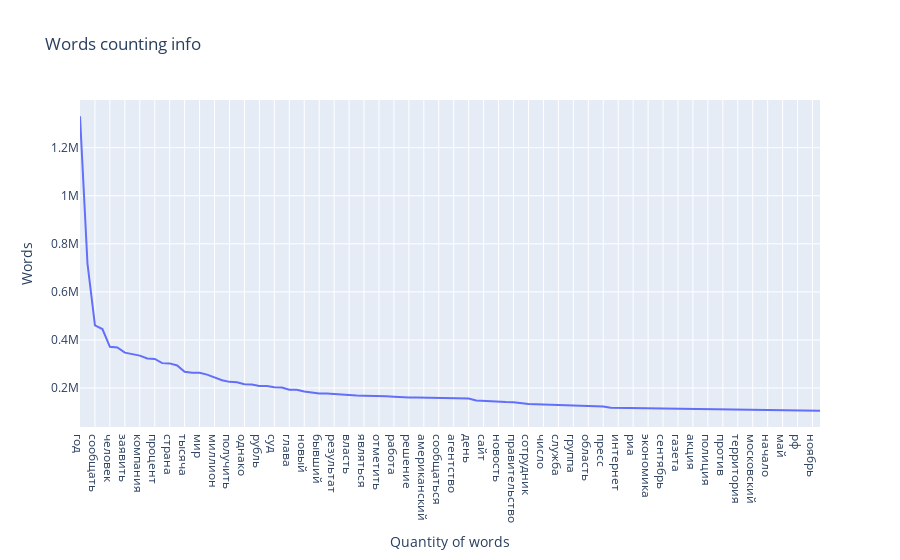

The notebook cell saved with this chart:
### Markdown cell above
## Статистика по словам в датасете.
Полная статистика по употребляемым словам в датасете приведена в графике ниже.

### Code cell
trace = go.Scatter(x=dr['0'][:100], y=dr['1'][:100])

datas = [trace]
layout = go.Layout(barmode = "group", title='Words counting info',
                   xaxis= dict(title= "Quantity of words",ticklen= 5,zeroline= False), 
                   yaxis= dict(title= "Words",ticklen= 5,zeroline= False))
fig = go.Figure(data = datas, layout = layout)

offline.iplot(fig, validate=False)

### Figure 1 — Plotly figure (JSON) as saved in the notebook; plotly's stock layout.template omitted (floating-point values rounded to 4 significant figures)
{"data": [{"type": "scatter", "x": ["год", "россия", "сообщать", "также", "человек", "время", "заявить", "российский", "компания", "стать", "процент", "президент", "страна", "слово", "тысяча", "сша", "мир", "доллар", "миллион", "дело", "получить", "москва", "однако", "украина", "рубль", "ранее", "суд", "сообщить", "глава", "представитель", "новый", "место", "бывший", "город", "результат", "находиться", "власть", "должный", "являться", "около", "отметить", "данные", "работа", "министр", "решение", "миллиард", "американский", "несколько", "сообщаться", "информация", "агентство", "дом", "день", "военный", "сайт", "принять", "новость", "самый", "правительство", "произойти", "сотрудник", "кроме", "число", "проект", "служба", "последний", "группа", "дать", "область", "организация", "пресс", "летний", "интернет", "часть", "риа", "март", "экономика", "задержать", "сентябрь", "издание", "газета", "провести", "акция", "рассказать", "полиция", "сказать", "против", "пока", "территория", "декабрь", "московский", "октябрь", "начало", "самолёт", "май", "отношение", "рф", "ссылка", "ноябрь", "владимир"], "y": [1330489, 718121, 460883, 445267, 371259, 368943, 347297, 340010, 334833, 322794, 320781, 303478, 302380, 294026, 267601, 263080, 262970, 255678, 243776, 232474, 225493, 224083, 215366, 214179, 208722, 208534, 203428, 202414, 193064, 193008, 185359, 181395, 177462, 176949, 174152, 172564, 170984, 168342, 168102, 167986, 167777, 165284, 163908, 161366, 160469, 160466, 159832, 159782, 159737, 158347, 157146, 156740, 156463, 147897, 145806, 144084, 141719, 141262, 140697, 136043, 133178, 132772, 132038, 130723, 129701, 128896, 127938, 126462, 124618, 124328, 123378, 117876, 117446, 117410, 116877, 115839, 115434, 114918, 114250, 113986, 112998, 112246, 112198, 111219, 110866, 110732, 110593, 110082, 109234, 108897, 108602, 108556, 108454, 108100, 106868, 106788, 106664, 106512, 106307, 105741]}], "layout": {"barmode": "group", "title": {"text": "Words counting info"}, "xaxis": {"ticklen": 5, "title": {"text": "Quantity of words"}, "zeroline": false}, "yaxis": {"ticklen": 5, "title": {"text": "Words"}, "zeroline": false}}}
